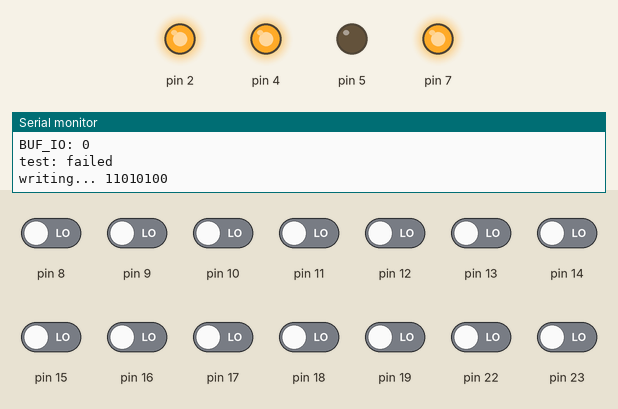
Recording of a sketch running on a simulated Arduino Uno, built with avr-gcc and run on an emulated ATmega328P. Parts: output pins drawn as LEDs (lit = HIGH), the last lines printed to the serial monitor. The inputs (shaded band) are chosen by the test bench; at power-on: pin 8–19, pin 22, pin 23 LOW. Pins used as bus, display or sensor lines are not drawn.

Above: at 0.1 s.
At 0.6 s:
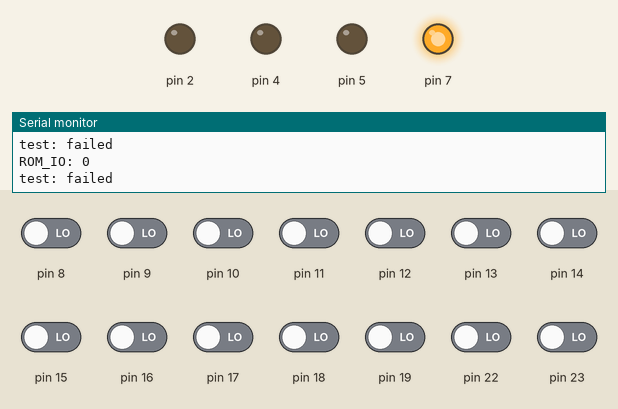
Timing chart, 0 to 2.1 s (numbered marks = the images above):
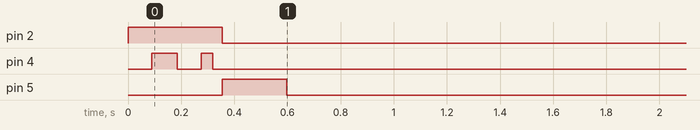

The sketch:

rom_unit.ino
```cpp
/* Connections:
2: WRITE_ENABLE
3: WRITE_CLOCK
4: WRITE_DATA
5: PC_ENABLE
6: PC_CLOCK
7: !RESET

8-11: ROM_IO 0-3
A0-A3: ROM_IO 4-7
*/

const bool debug = false;

const unsigned char *content = "<>+-.,[]";

int wait_time = 0;

void setup() {
  Serial.begin(9600);

  DDRD = 0b11111100;
  DDRB = 0b0;
  DDRC = 0b0;

  // disable reset and enable writing
  PORTD |= 0b10000100;
  if (debug) {
    Serial.println();
    Serial.print(PORTD, BIN);
    Serial.println();
  }
  if (wait_time) delay(wait_time);

  // write
  for (unsigned int i = 0; i <= strlen(content); i++) {
    Serial.print("writing... ");
    for (int j = 7; j >= 0; j--) {
      unsigned int bit = (content[i] >> j) & 0b1;
      Serial.print(~bit & 0b1);

      // set WRITE_DATA to current bit
      PORTD = (PORTD & 0b11101111) | (bit << 4);
      if (wait_time) delay(wait_time);

      // set WRITE_CLOCK to 1
      PORTD |= 0b1000;
      if (wait_time) delay(wait_time);

      // set WRITE_CLOCK to 0
      PORTD &= 0b11110111;
      if (wait_time) delay(wait_time);
    }

    unsigned char rom = (PINB & 0b1111) | ((PINC & 0b1111) << 4);
    Serial.print("\nBUF_IO: ");
    Serial.print(rom, BIN);
    Serial.println();

    bool isGood = (rom & 0b11111111) == ((~content[i]) & 0b11111111);
    Serial.print("test: ");
    Serial.println(isGood ? "passed" : "failed");

    if (debug) {
      while (!Serial.available()) {}
      Serial.read();
    }
  }

  // disable writing and do reset
  PORTD &= 0b01111011;
  if (wait_time) delay(wait_time);
  PORTD |= 0b10000000;
  if (wait_time) delay(wait_time);

  // enable reading
  PORTD |= 0b100000;
  if (wait_time) delay(wait_time);

  // read and compare
  for (unsigned int i = 0; i <= strlen(content); i++) {
    unsigned char rom = (PINB & 0b1111) | ((PINC & 0b1111) << 4);
    Serial.print("\nROM_IO: ");
    Serial.print(rom, BIN);
    Serial.println();

    bool isGood = (rom & 0b11111111) == ((~content[i]) & 0b11111111);
    Serial.print("test: ");
    Serial.println(isGood ? "passed" : "failed");

    // let clock tick
    if (debug) {
      while (!Serial.available()) {}
      Serial.read();
    }
    PORTD |= 0b1000000;
    if (wait_time) delay(wait_time);
    if (debug) {
      while (!Serial.available()) {}
      Serial.read();
    }
    PORTD &= 0b10111111;
    if (wait_time) delay(wait_time);
  }

  // disable reading
  PORTD &= 0b11011111;
  if (wait_time) delay(wait_time);
}

void loop() {
  // put your main code here, to run repeatedly:
}
```
